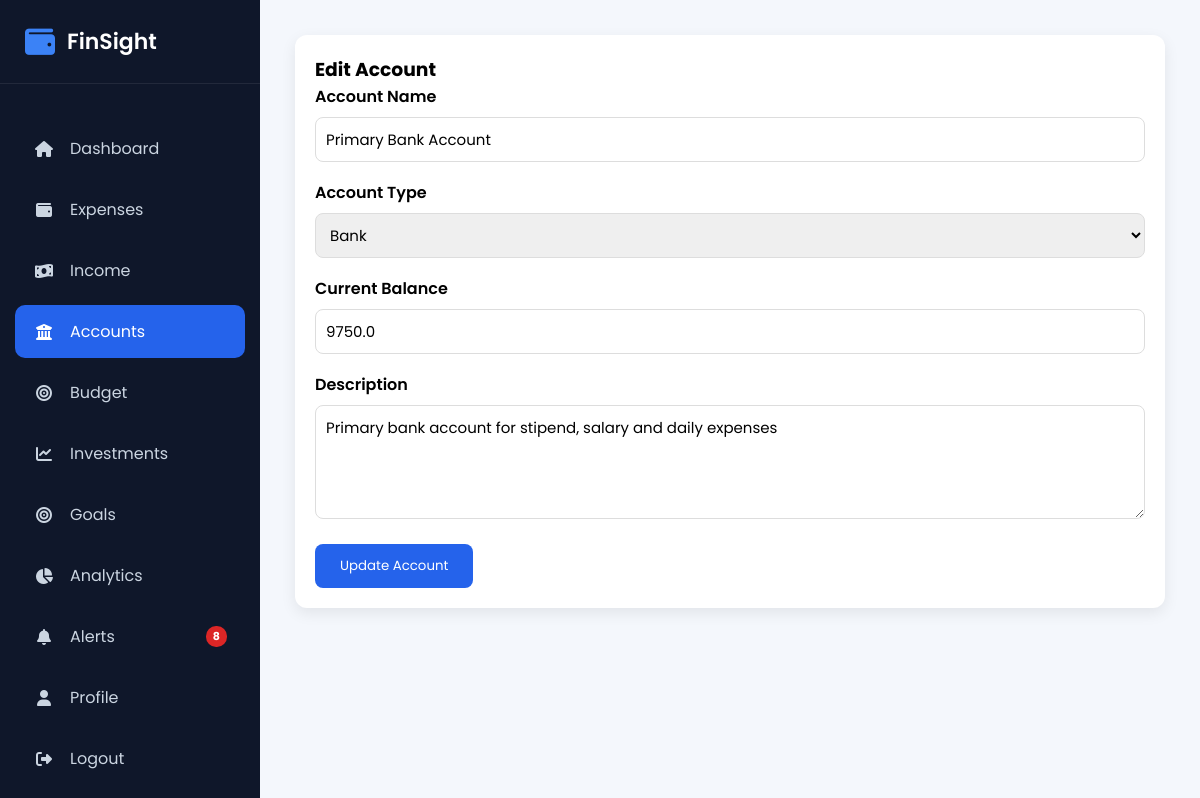
Page /accounts/edit/3 (signed in) on the committed database.
### models/account.py (models this page shows, shortened)
class Account(db.Model):
    __tablename__ = "accounts"
    id = db.Column(db.Integer, primary_key=True)
    account_name = db.Column(
        db.String(100),
        nullable=False
    )
    account_type = db.Column(
        db.String(50),
        nullable=False
    )
    balance = db.Column(
        db.Float,
        nullable=False,
        default=0
    )
    description = db.Column(
        db.Text
    )
    created_at = db.Column(
        db.DateTime,
        default=datetime.utcnow
    )
    user_id = db.Column(
        db.Integer,
        db.ForeignKey("users.id"),
        nullable=False
    )
    expenses = db.relationship(
        "Expense",
        back_populates="account",
        cascade="all, delete-orphan",
        lazy=True
    )

### routes/account.py (the view, shortened to what this page needs)
@account.route("/accounts/edit/<int:id>", methods=["GET", "POST"])
@login_required
def edit_account(id):
    account_data = Account.query.filter_by(
        id=id,
        user_id=current_user.id
    ).first_or_404()
    return render_template(
        "edit_account.html",
        account=account_data
    )

### app.py (called while the page is built)
@login_manager.user_loader
def load_user(user_id):
    return User.query.get(int(user_id))

@app.context_processor
def inject_global_vars():
    if current_user.is_authenticated:
        unread_count = FinancialAlert.query.filter_by(user_id=current_user.id, is_read=False).count()
        return dict(unread_alerts_count=unread_count)
    return dict(unread_alerts_count=0)

### templates/edit_account.html (shortened to what this page needs)
{% extends "layout.html" %}
{% block css %}
<link rel="stylesheet" href="{{ url_for('static', filename='css/account.css') }}">
{% endblock %}
{% block content %}
<div class="account-container">
    <div class="account-form">
        <h3>Edit Account</h3>
        <form method="POST">
            <div class="form-group">
                <label>Account Name</label>
                <input
                    type="text"
                    name="account_name"
                    value="{{ account.account_name }}"
                    required
                >
            </div>
            <div class="form-group">
                <label>Account Type</label>
                <select name="account_type" required>
                    <option value="Bank" {% if account.account_type=="Bank" %}selected{% endif %}>Bank</option>
                </select>
            </div>
            <div class="form-group">
                <label>Current Balance</label>
                <input
                    type="number"
                    step="0.01"
                    name="balance"
                    value="{{ account.balance }}"
                    required
                >
            </div>
            <div class="form-group">
                <label>Description</label>
                <textarea
                    name="description"
                    rows="4"
                >{{ account.description }}</textarea>
            </div>
            <button class="btn-save" type="submit">
                Update Account
            </button>
        </form>
    </div>
</div>
{% endblock %}

### static/css/layout.css (style rules this page uses)
* { margin:0; padding:0; box-sizing:border-box; font-family:'Poppins',sans-serif; }
body { background:#f4f7fc; }

### static/css/account.css (style rules this page uses)
.account-container { display:flex; gap:30px; align-items:flex-start; flex-wrap:wrap; }
.account-form, .account-table { background:#ffffff; border-radius:12px; padding:20px; box-shadow:0 5px 15px rgba(0,0,0,.08); }
.account-form { flex:1; min-width:320px; }
.form-group { margin-bottom:18px; }
.form-group label { display:block; margin-bottom:8px; font-weight:600; }
.form-group input, .form-group select, .form-group textarea { width:100%; padding:10px; border:1px solid #ddd; border-radius:8px; font-size:15px; }
.btn-save { background:#2563EB; color:white; border:none; padding:12px 25px; border-radius:8px; cursor:pointer; }

### rows in the picture
Account: account_name "Primary Bank Account", balance "9750.0", description "Primary bank account for stipend, salary and daily expenses"

### other values in the picture
{{ unread_alerts_count }} "8"
